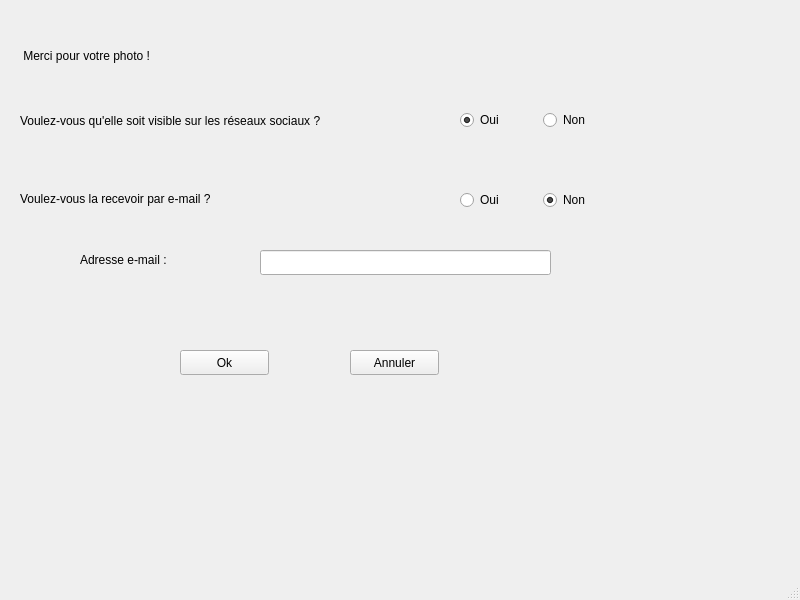
<?xml version="1.0" encoding="UTF-8"?>
<ui version="4.0">
 <class>ThanksWindow</class>
 <widget class="QMainWindow" name="ThanksWindow">
  <property name="geometry">
   <rect>
    <x>0</x>
    <y>0</y>
    <width>800</width>
    <height>600</height>
   </rect>
  </property>
  <property name="windowTitle">
   <string>Thanks</string>
  </property>
  <widget class="QWidget" name="centralwidget">
   <widget class="QLabel" name="thanksLabel">
    <property name="geometry">
     <rect>
      <x>20</x>
      <y>20</y>
      <width>201</width>
      <height>71</height>
     </rect>
    </property>
    <property name="text">
     <string> Merci pour votre photo !</string>
    </property>
   </widget>
   <widget class="QLabel" name="socialLabel">
    <property name="geometry">
     <rect>
      <x>20</x>
      <y>100</y>
      <width>401</width>
      <height>41</height>
     </rect>
    </property>
    <property name="text">
     <string>Voulez-vous qu'elle soit visible sur les réseaux sociaux ?</string>
    </property>
   </widget>
   <widget class="QLabel" name="emailLabel">
    <property name="geometry">
     <rect>
      <x>20</x>
      <y>190</y>
      <width>311</width>
      <height>17</height>
     </rect>
    </property>
    <property name="text">
     <string>Voulez-vous la recevoir par e-mail ?</string>
    </property>
   </widget>
   <widget class="QLineEdit" name="adressEdit">
    <property name="geometry">
     <rect>
      <x>260</x>
      <y>250</y>
      <width>291</width>
      <height>25</height>
     </rect>
    </property>
   </widget>
   <widget class="QLabel" name="adressLabel">
    <property name="geometry">
     <rect>
      <x>80</x>
      <y>250</y>
      <width>141</width>
      <height>20</height>
     </rect>
    </property>
    <property name="text">
     <string>Adresse e-mail :</string>
    </property>
   </widget>
   <widget class="QPushButton" name="okButton">
    <property name="geometry">
     <rect>
      <x>180</x>
      <y>350</y>
      <width>89</width>
      <height>25</height>
     </rect>
    </property>
    <property name="text">
     <string>Ok</string>
    </property>
   </widget>
   <widget class="QPushButton" name="cancelButton">
    <property name="geometry">
     <rect>
      <x>350</x>
      <y>350</y>
      <width>89</width>
      <height>25</height>
     </rect>
    </property>
    <property name="text">
     <string>Annuler</string>
    </property>
   </widget>
   <widget class="QWidget" name="horizontalLayoutWidget">
    <property name="geometry">
     <rect>
      <x>460</x>
      <y>80</y>
      <width>160</width>
      <height>80</height>
     </rect>
    </property>
    <layout class="QHBoxLayout" name="socialLayout">
     <item>
      <widget class="QRadioButton" name="socialYesButton">
       <property name="text">
        <string>Oui</string>
       </property>
       <property name="checked">
        <bool>true</bool>
       </property>
      </widget>
     </item>
     <item>
      <widget class="QRadioButton" name="socialNoButton">
       <property name="text">
        <string>Non</string>
       </property>
       <property name="checked">
        <bool>false</bool>
       </property>
      </widget>
     </item>
    </layout>
   </widget>
   <widget class="QWidget" name="horizontalLayoutWidget_2">
    <property name="geometry">
     <rect>
      <x>460</x>
      <y>160</y>
      <width>160</width>
      <height>80</height>
     </rect>
    </property>
    <layout class="QHBoxLayout" name="emailLayout">
     <item>
      <widget class="QRadioButton" name="emailYesButton">
       <property name="text">
        <string>Oui</string>
       </property>
       <property name="checked">
        <bool>false</bool>
       </property>
      </widget>
     </item>
     <item>
      <widget class="QRadioButton" name="emailNoButton">
       <property name="text">
        <string>Non</string>
       </property>
       <property name="checked">
        <bool>true</bool>
       </property>
      </widget>
     </item>
    </layout>
   </widget>
   <widget class="QLabel" name="errorLabel">
    <property name="geometry">
     <rect>
      <x>230</x>
      <y>300</y>
      <width>261</width>
      <height>17</height>
     </rect>
    </property>
    <property name="text">
     <string/>
    </property>
   </widget>
  </widget>
  <widget class="QStatusBar" name="statusbar"/>
 </widget>
 <resources/>
 <connections/>
</ui>
